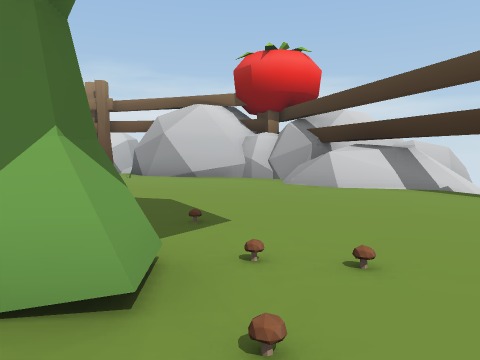
view 1 (above)

22 first-person views from a walk through a Unity game level. The camera is 1.3 m above the floor, tilts 4° down and sees 70° across. The floor is counted in squares, 2 m on a side. Each view is taken from the middle of a square. On the plan, view 1 faces up. The plan holds only what a view shows up to about 10 squares ahead; the rest is blank. The place goes on beyond the plan. Some animated figures are left out. Some surface patterns are stand-ins.

view 2
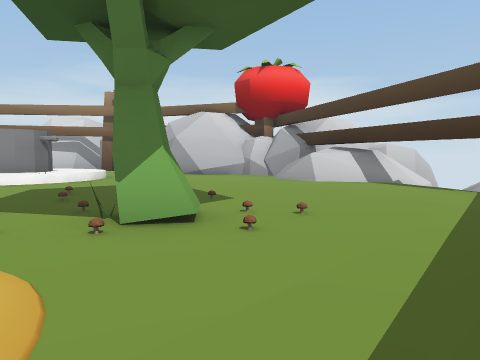

view 3
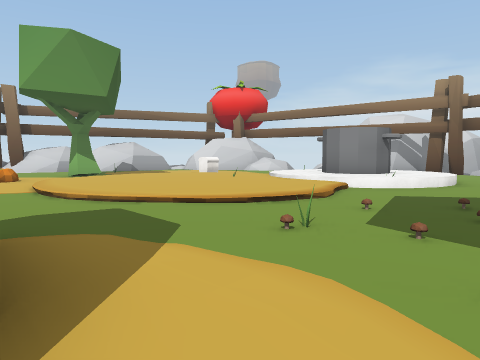

view 4
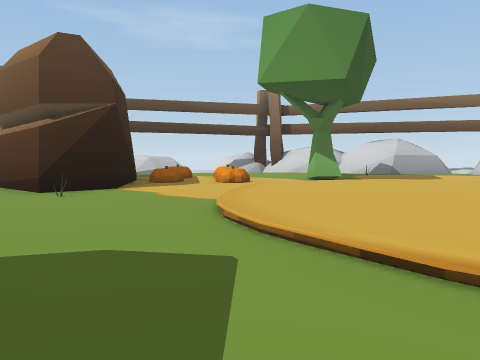

view 5
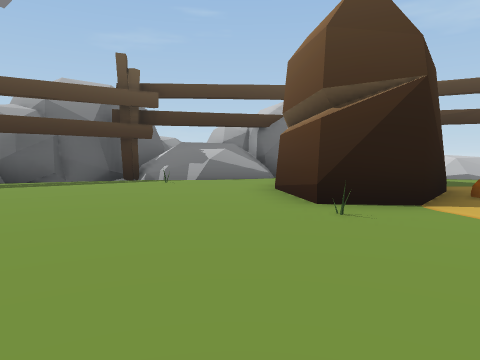

view 6
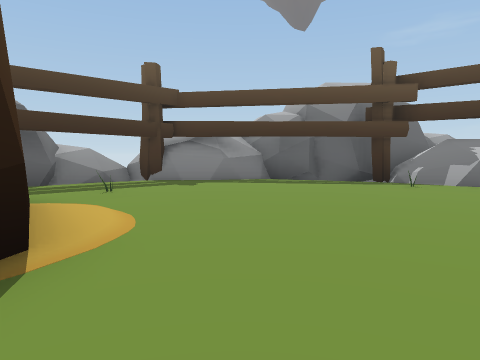

view 7
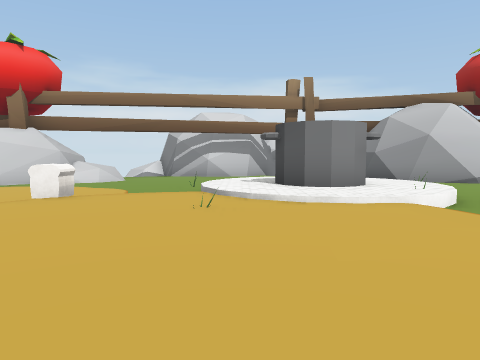

view 8
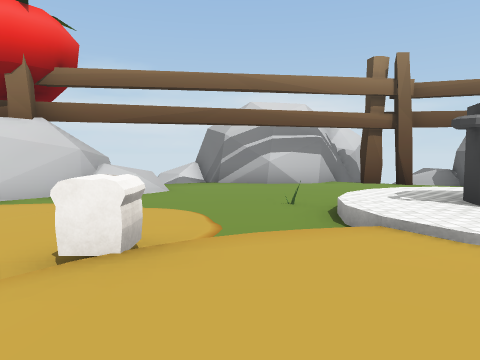

view 9
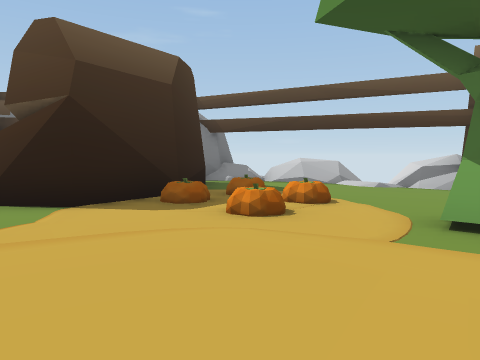

view 10
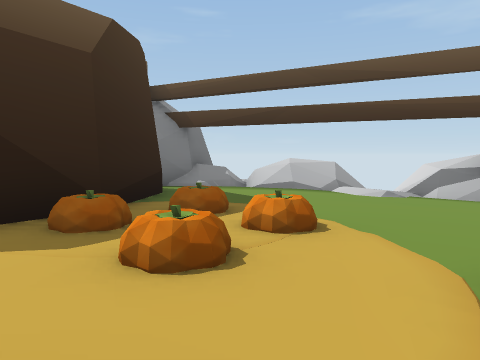

view 11
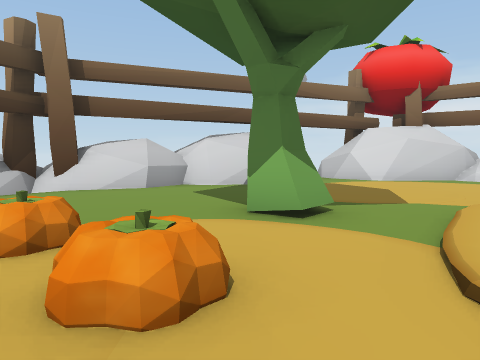

view 12
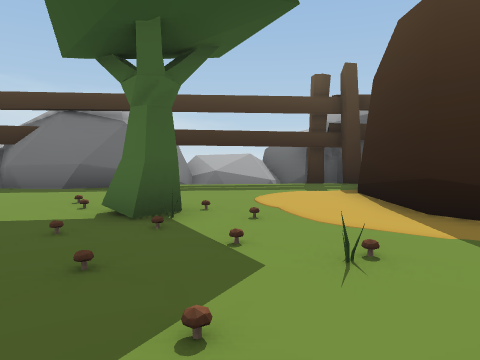

view 13
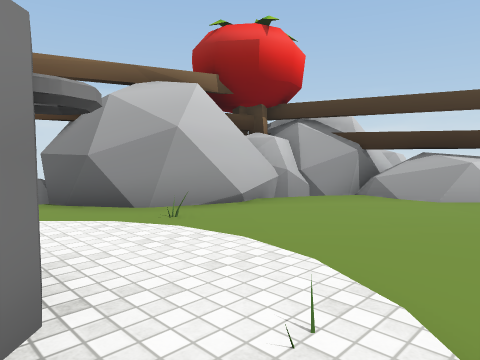

view 14
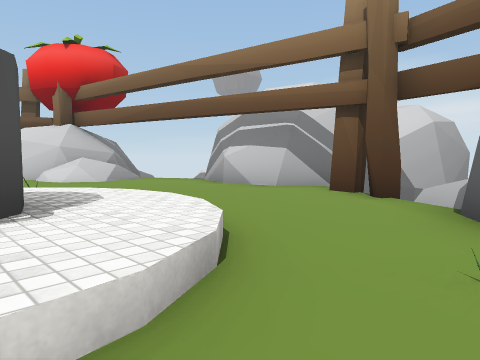

view 15
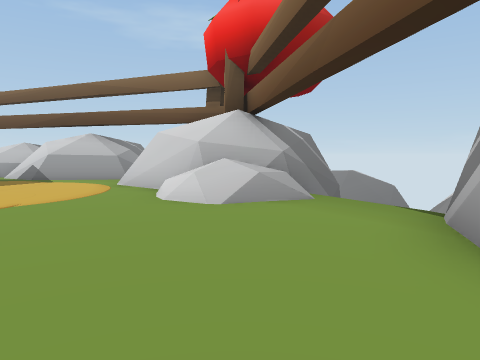

view 16
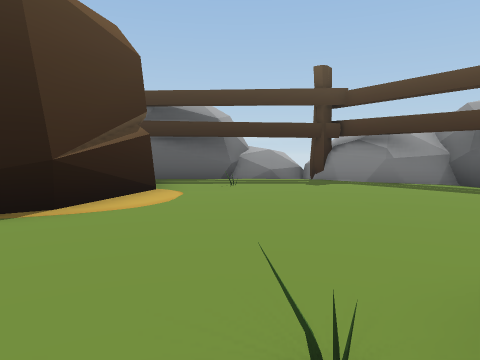

view 17
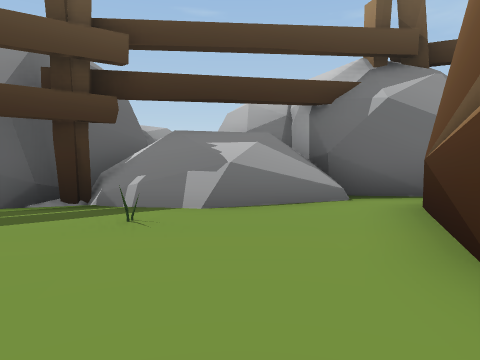

view 18
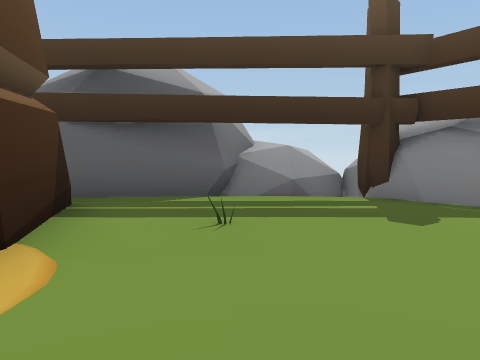

view 19
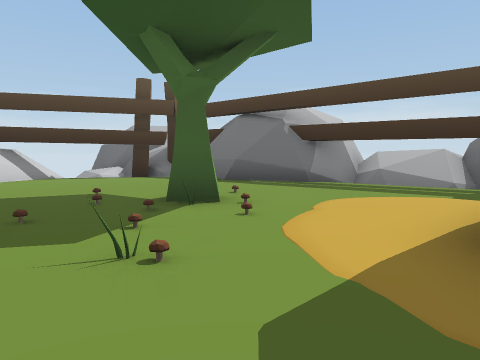

view 20
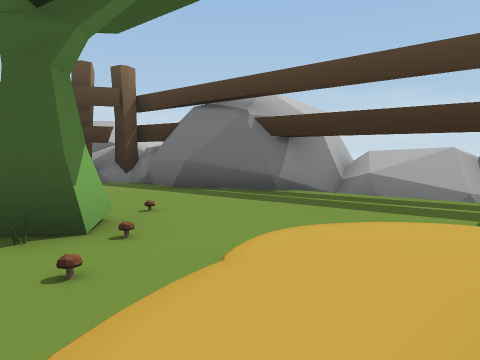

view 21
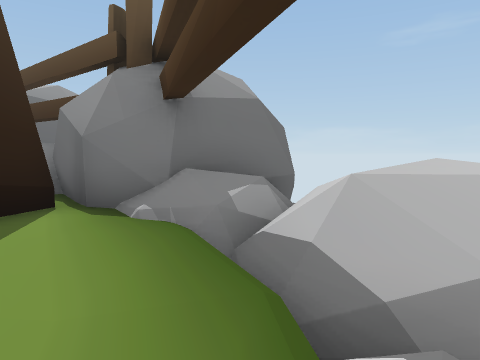

view 22
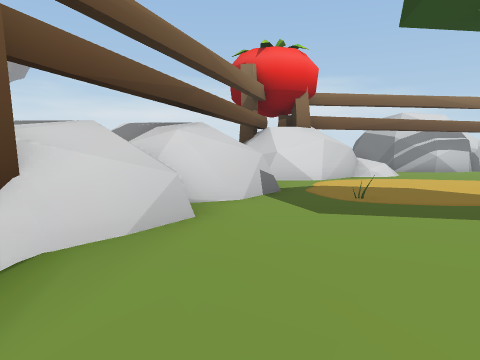

### Floor plan
Key: @ floor where view 1 was taken; # wall or solid block; x gap in a wall; . main floor; : floor 0.25 m higher than the main floor; + floor 0.5 m higher than the main floor; * floor 1.25 m higher than the main floor; / step, stairs or slope; = window, fence, low wall or low ledge; ^ raised ledge; v drop or lower ground; M mushroom; P pumpkin; B bread; O other object.
Columns run from 20 left of view 1 to 6 right of it. Each row starts with its distance up from view 1.
 17               ##
 16              ##v
 15             ###^
 14      ##  .###.#x#
 13       ##........##
 12       #==........#
 11       ##=........######
 10    ####.....////.O...####
  9    #.......=++++/....//#
  8    #....  ./+OO+/....//#
  7   ##..   B////O+/.....=##v
  6   ##.   ./::/++/........=vv
  5  ##..O ./::::::/.........
  4  #=...../::::::/.O.......##
  3  #/....//::::::/MMOOO....#
  2 ##......./::::/MOMO#MM..##
  1 #=....PPP.////....MMM..##
  0 #//.................@..#
 -1 #//...PPP...... #......#
 -2 #=/....###.....###..../##
 -3 #*v...####.....####...^^##
 -4 ##v..#####......###..#^#
 -5  =######.........##.####
 -6   ####.........=...#
 -7   #  ##=#=........##
 -8       ##=/......./#
 -9         ##......=^#
-10         ####.####^
-11        #######

Where each view was taken, in squares from view 1:
view 1: 0 up, 0 right, facing up
view 2: 2 down, 0 right, facing up
view 3: 1 down, 2 left, facing up-left
view 4: 1 up, 4 left, facing left
view 5: 0 up, 6 left, facing down-left
view 6: 0 up, 7 left, facing down
view 7: 1 up, 8 left, facing up
view 8: 4 up, 10 left, facing up
view 9: 4 up, 9 left, facing down-left
view 10: 3 up, 11 left, facing down-left
view 11: 0 up, 11 left, facing up-left
view 12: 4 up, 5 left, facing down-right
view 13: 6 up, 6 left, facing up-right
view 14: 8 up, 3 left, facing up-left
view 15: 12 up, 7 left, facing left
view 16: 1 down, 10 left, facing down-right
view 17: 4 down, 9 left, facing down-left
view 18: 4 down, 7 left, facing down-right
view 19: 1 up, 6 left, facing right
view 20: 0 up, 4 left, facing right
view 21: 0 up, 18 left, facing down
view 22: 0 up, 17 left, facing up
